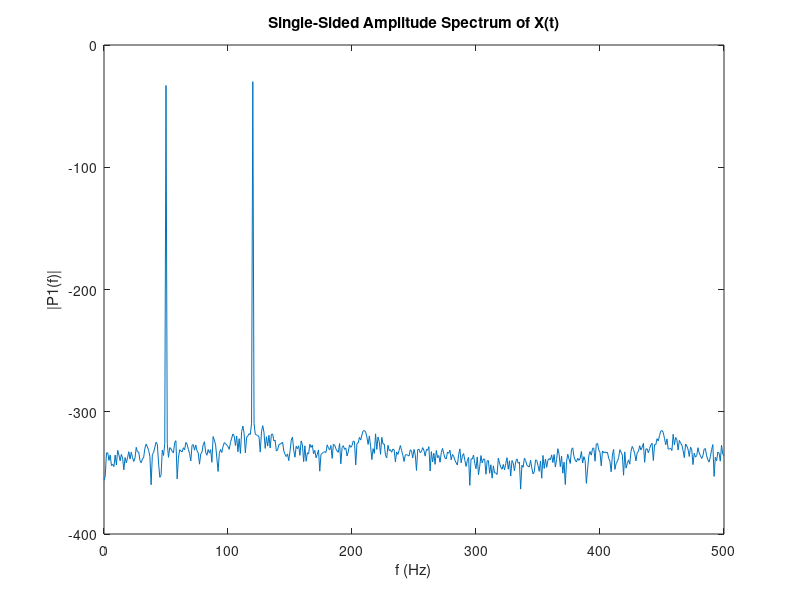

Here is the MATLAB script that generated this plot:
% Manoj Gulati
% IIIT-D

% % FFT Example in Matlab Toolbox
% http://in.mathworks.com/help/matlab/ref/fft.html

% clear all previously stored variables
clear all;
close all;
clc;

Fs = 1000;            % Sampling frequency
T = 1/Fs;             % Sampling period
L = 1000;             % Length of signal
t = (0:L-1)*T;        % Time vector

S = 0.7*sin(2*pi*50*t) + sin(2*pi*120*t);

X = S ;

%%
plot(1000*t(1:50),X(1:50))
title('Signal')
xlabel('t (milliseconds)')
ylabel('X(t)')

%%
Y = fft(X);

P2 = abs(Y/L);

% % This scaling is required if you are looking at postive half of the 
% % frequency spectrum
P1 = P2(1:L/2+1);
P1(2:end-1) = 2*P1(2:end-1);

f = Fs*(0:(L/2))/L;
plot(f,P1)
title('Single-Sided Amplitude Spectrum of X(t)')
xlabel('f (Hz)')
ylabel('|P1(f)|')

%% Plot in log scale

plot(f,10*log10(((P1.^2)/10^3)))
title('Single-Sided Amplitude Spectrum of X(t)')
xlabel('f (Hz)')
ylabel('|P1(f)|')


%% Checking for Parseval's Theorem (Energy in time and freq. domain 
% should remain consistent)

E1_timedomain=sum(abs(X.^2))
E1_freqdomain=sum(abs(Y.^2))/L



